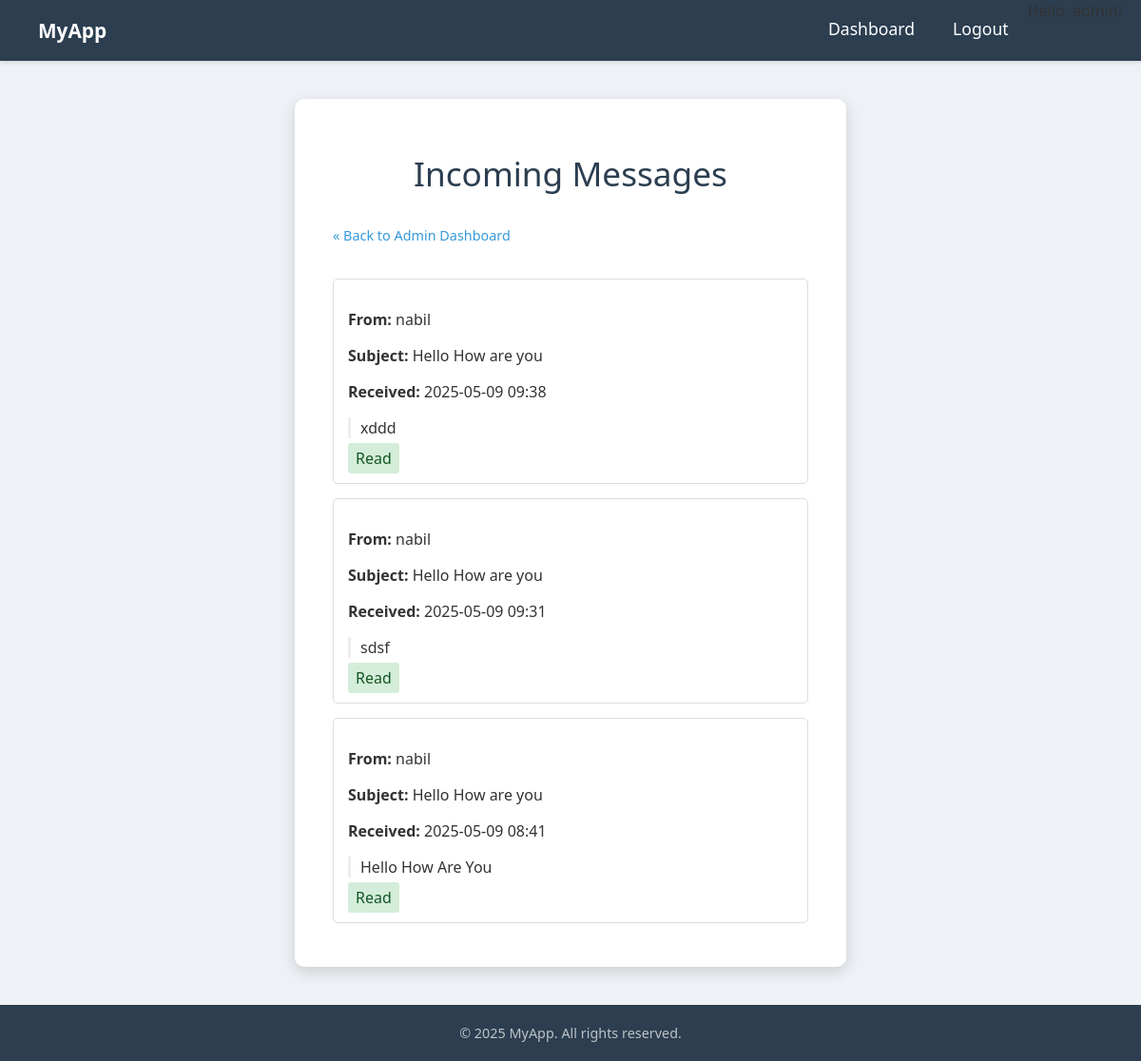
Screenshot of /admin/messages (signed in) with the database file from the repository.
### tables this page shows
CREATE TABLE messages (
    id INTEGER PRIMARY KEY AUTOINCREMENT,
    sender_id INTEGER NOT NULL,
    recipient_id INTEGER, -- Can be NULL if it's a general message to all admins
    subject TEXT NOT NULL,
    body TEXT NOT NULL,
    timestamp DATETIME DEFAULT CURRENT_TIMESTAMP,
    is_read BOOLEAN NOT NULL DEFAULT 0,
    FOREIGN KEY (sender_id) REFERENCES users (id)
    -- FOREIGN KEY (recipient_id) REFERENCES users (id) -- if direct to specific admin
);

CREATE TABLE users (
    id INTEGER PRIMARY KEY AUTOINCREMENT,
    username TEXT UNIQUE NOT NULL,
    password_hash TEXT NOT NULL,
    is_admin BOOLEAN NOT NULL DEFAULT 0 -- 0 for False, 1 for True
);

### app.py (the view)
@app.route('/admin/messages')
@login_required
@admin_required
def admin_view_messages():
    db = get_db()
    messages_raw = db.execute('''
        SELECT m.id, m.subject, m.body, m.timestamp, m.is_read, u.username as sender_username
        FROM messages m
        JOIN users u ON m.sender_id = u.id
        ORDER BY m.timestamp DESC
    ''').fetchall()
    messages_processed = []
    for msg_row in messages_raw:
        msg_dict = dict(msg_row)
        try:
            if isinstance(msg_dict['timestamp'], str): # Check if it's a string
                dt_obj = datetime.strptime(msg_dict['timestamp'], '%Y-%m-%d %H:%M:%S.%f')
            elif isinstance(msg_dict['timestamp'], datetime): # Already a datetime object
                dt_obj = msg_dict['timestamp']
            else: # If it's neither, perhaps log an error or handle as an unknown format
                dt_obj = None # Or a default datetime
        except ValueError:
            try:
                if isinstance(msg_dict['timestamp'], str):
                    dt_obj = datetime.strptime(msg_dict['timestamp'], '%Y-%m-%d %H:%M:%S')
                else:
                    dt_obj = msg_dict['timestamp'] # Or handle as above
            except ValueError as e:
                app.logger.error(f"Error parsing timestamp string '{msg_dict['timestamp']}': {e}")
                dt_obj = None # Or set to the original string to display as is, or a default datetime
        msg_dict['timestamp'] = dt_obj # Replace the string with the datetime object
        messages_processed.append(msg_dict)
    return render_template('admin_view_messages.html', messages=messages_processed)

### app.py (called while the page is built)
def get_db():
    if 'db' not in g:
        try:
            os.makedirs(app.instance_path)
        except OSError:
            pass
        g.db = sqlite3.connect(
            app.config['DATABASE'],
            detect_types=sqlite3.PARSE_DECLTYPES
        )
        g.db.row_factory = sqlite3.Row
    return g.db

def convert_datetime_iso(val):
    try:
        return datetime.fromisoformat(val.decode())
    except (ValueError, AttributeError):
        try: # Try common SQLite format if fromisoformat fails
            return datetime.strptime(val.decode(), "%Y-%m-%d %H:%M:%S.%f")
        except (ValueError, AttributeError):
            try:
                return datetime.strptime(val.decode(), "%Y-%m-%d %H:%M:%S")
            except (ValueError, AttributeError):
                return None # Or raise an error, or return the original string

def login_required(view):
    @wraps(view)
    def wrapped_view(**kwargs):
        if g.user is None:
            flash('Please log in to access this page.', 'error')
            return redirect(url_for('login', next=request.url))
        return view(**kwargs)
    return wrapped_view

def admin_required(view):
    @wraps(view)
    def wrapped_view(**kwargs):
        if not g.user or not g.user['is_admin']:
            flash('You do not have permission to access this page.', 'error')
            return redirect(url_for('dashboard'))
        return view(**kwargs)
    return wrapped_view

@app.before_request
def load_logged_in_user():
    user_id = session.get('user_id')
    g.user = None
    if user_id is not None:
        db = get_db()
        g.user = db.execute('SELECT id, username, is_admin FROM users WHERE id = ?', (user_id,)).fetchone()

@app.context_processor
def inject_now():
    return {'now': datetime.utcnow()}

@app.template_filter()
@pass_eval_context
def nl2br(eval_ctx, value):
    if not value: # Handle None or empty string gracefully
        return ""
    br = Markup("<br>\n")
    result = escape(value).replace('\n', br)
    return Markup(result)

### templates/admin_view_messages.html (shortened to what this page needs)
{% extends 'base.html' %}
{% block content %}
<h1 class="page-title">Incoming Messages</h1>
<a href="{{ url_for('dashboard') }}" class="subtle-link" style="margin-bottom:20px; display:inline-block;">« Back to Admin Dashboard</a>
{% if messages %}
    <ul style="list-style: none; padding: 0;">
        {% for message in messages %}
        <li style="border: 1px solid #ddd; margin-bottom: 15px; padding: 15px; border-radius: 5px; background-color: {{ '#fff' if message.is_read else '#f9f9f9' }};">
            <p><strong>From:</strong> {{ message.sender_username }}</p>
            <p><strong>Subject:</strong> {{ message.subject }}</p>
            <p><strong>Received:</strong> {{ message.timestamp.strftime('%Y-%m-%d %H:%M') }}</p>
            <div style="margin-top: 10px; margin-bottom: 10px; padding-left: 10px; border-left: 3px solid #eee;">
                {{ message.body|nl2br }}
            </div>
            {% if not message.is_read %}
            <form method="post" action="{{ url_for('admin_mark_message_read', message_id=message.id) }}" style="display:inline;">
                <input type="submit" value="Mark as Read" class="btn btn-sm btn-info">
            </form>
            {% else %}
            <span class="badge badge-success" style="background-color: #d4edda; color: #155724; padding: 5px 8px; border-radius: 3px;">Read</span>
            {% endif %}
        </li>
        {% endfor %}
    </ul>
{% else %}
    <p>No messages found.</p>
{% endif %}
{% endblock %}

### templates/base.html (style rules this page uses)
body { font-family: 'Segoe UI', Tahoma, Geneva, Verdana, sans-serif; margin: 0; padding: 0; background-color: #eef1f5; color: #333; display: flex; flex-direction: column; min-height: 100vh; }
.page-title { text-align: center; margin-bottom: 30px; color: #2c3e50; font-size: 2.2em; font-weight: 300; }
.subtle-link { color: #3498db; text-decoration: none; font-size: 0.9em; }

### rows the page displays
messages: sender_username "nabil", subject "Hello How are you", timestamp "2025-05-09 09:38", body "xddd", is_read "Read"
messages: sender_username "nabil", subject "Hello How are you", timestamp "2025-05-09 09:31", body "sdsf", is_read "Read"
messages: sender_username "nabil", subject "Hello How are you", timestamp "2025-05-09 08:41", body "Hello How Are You", is_read "Read"
